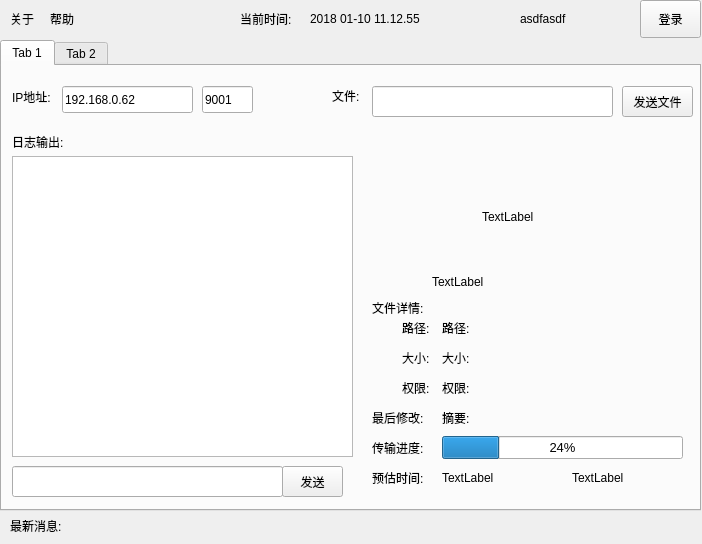
<?xml version="1.0" encoding="UTF-8"?>
<ui version="4.0">
 <class>MainWindow</class>
 <widget class="QMainWindow" name="MainWindow">
  <property name="geometry">
   <rect>
    <x>0</x>
    <y>0</y>
    <width>702</width>
    <height>544</height>
   </rect>
  </property>
  <property name="windowTitle">
   <string>MainWindow</string>
  </property>
  <widget class="QWidget" name="centralwidget">
   <widget class="QTabWidget" name="tabWidget">
    <property name="geometry">
     <rect>
      <x>0</x>
      <y>40</y>
      <width>701</width>
      <height>471</height>
     </rect>
    </property>
    <property name="toolTip">
     <string>&lt;html&gt;&lt;head/&gt;&lt;body&gt;&lt;p&gt;交易大厅&lt;/p&gt;&lt;/body&gt;&lt;/html&gt;</string>
    </property>
    <property name="whatsThis">
     <string>&lt;html&gt;&lt;head/&gt;&lt;body&gt;&lt;p&gt;交易&lt;/p&gt;&lt;/body&gt;&lt;/html&gt;</string>
    </property>
    <property name="currentIndex">
     <number>0</number>
    </property>
    <widget class="QWidget" name="widget">
     <attribute name="title">
      <string>Tab 1</string>
     </attribute>
     <widget class="QWidget" name="widget_2" native="true">
      <property name="geometry">
       <rect>
        <x>330</x>
        <y>10</y>
        <width>361</width>
        <height>41</height>
       </rect>
      </property>
      <widget class="QPushButton" name="pushButton_send_file">
       <property name="geometry">
        <rect>
         <x>290</x>
         <y>10</y>
         <width>71</width>
         <height>31</height>
        </rect>
       </property>
       <property name="text">
        <string>发送文件</string>
       </property>
      </widget>
      <widget class="QLabel" name="label_hq">
       <property name="geometry">
        <rect>
         <x>0</x>
         <y>4</y>
         <width>41</width>
         <height>31</height>
        </rect>
       </property>
       <property name="text">
        <string>文件:</string>
       </property>
      </widget>
      <widget class="QLineEdit" name="lineEdit_fname">
       <property name="geometry">
        <rect>
         <x>40</x>
         <y>10</y>
         <width>241</width>
         <height>31</height>
        </rect>
       </property>
      </widget>
      <widget class="QWidget" name="widget_6" native="true">
       <property name="geometry">
        <rect>
         <x>20</x>
         <y>40</y>
         <width>361</width>
         <height>41</height>
        </rect>
       </property>
       <widget class="QPushButton" name="pushButton_send_file_3">
        <property name="geometry">
         <rect>
          <x>290</x>
          <y>10</y>
          <width>71</width>
          <height>31</height>
         </rect>
        </property>
        <property name="text">
         <string>发送文件</string>
        </property>
       </widget>
       <widget class="QLabel" name="label_hq_2">
        <property name="geometry">
         <rect>
          <x>0</x>
          <y>4</y>
          <width>41</width>
          <height>31</height>
         </rect>
        </property>
        <property name="text">
         <string>文件:</string>
        </property>
       </widget>
       <widget class="QLineEdit" name="lineEdit_fname_3">
        <property name="geometry">
         <rect>
          <x>40</x>
          <y>10</y>
          <width>241</width>
          <height>31</height>
         </rect>
        </property>
       </widget>
      </widget>
     </widget>
     <widget class="QTextBrowser" name="textBrowser_log">
      <property name="geometry">
       <rect>
        <x>10</x>
        <y>90</y>
        <width>341</width>
        <height>301</height>
       </rect>
      </property>
     </widget>
     <widget class="QLabel" name="label_log">
      <property name="geometry">
       <rect>
        <x>10</x>
        <y>60</y>
        <width>71</width>
        <height>31</height>
       </rect>
      </property>
      <property name="text">
       <string>日志输出:</string>
      </property>
     </widget>
     <widget class="QWidget" name="widget_3" native="true">
      <property name="geometry">
       <rect>
        <x>10</x>
        <y>10</y>
        <width>301</width>
        <height>51</height>
       </rect>
      </property>
      <widget class="QLabel" name="label_recv">
       <property name="geometry">
        <rect>
         <x>0</x>
         <y>10</y>
         <width>61</width>
         <height>21</height>
        </rect>
       </property>
       <property name="text">
        <string>IP地址:</string>
       </property>
      </widget>
      <widget class="QLineEdit" name="lineEdit">
       <property name="geometry">
        <rect>
         <x>50</x>
         <y>10</y>
         <width>131</width>
         <height>27</height>
        </rect>
       </property>
       <property name="text">
        <string>192.168.0.62</string>
       </property>
      </widget>
      <widget class="QLineEdit" name="lineEdit_2">
       <property name="geometry">
        <rect>
         <x>190</x>
         <y>10</y>
         <width>51</width>
         <height>27</height>
        </rect>
       </property>
       <property name="text">
        <string>9001</string>
       </property>
      </widget>
     </widget>
     <widget class="QWidget" name="widget_my" native="true">
      <property name="geometry">
       <rect>
        <x>360</x>
        <y>90</y>
        <width>331</width>
        <height>341</height>
       </rect>
      </property>
      <widget class="QWidget" name="widget_file" native="true">
       <property name="geometry">
        <rect>
         <x>10</x>
         <y>140</y>
         <width>321</width>
         <height>201</height>
        </rect>
       </property>
       <widget class="QLabel" name="label_size">
        <property name="geometry">
         <rect>
          <x>30</x>
          <y>50</y>
          <width>33</width>
          <height>23</height>
         </rect>
        </property>
        <property name="text">
         <string>大小:</string>
        </property>
       </widget>
       <widget class="QLabel" name="label_fiel_all">
        <property name="geometry">
         <rect>
          <x>0</x>
          <y>0</y>
          <width>63</width>
          <height>23</height>
         </rect>
        </property>
        <property name="cursor">
         <cursorShape>ArrowCursor</cursorShape>
        </property>
        <property name="text">
         <string>文件详情:</string>
        </property>
       </widget>
       <widget class="QLabel" name="label_path">
        <property name="geometry">
         <rect>
          <x>30</x>
          <y>20</y>
          <width>33</width>
          <height>23</height>
         </rect>
        </property>
        <property name="text">
         <string>路径:</string>
        </property>
       </widget>
       <widget class="QLabel" name="label_auth">
        <property name="geometry">
         <rect>
          <x>30</x>
          <y>80</y>
          <width>33</width>
          <height>23</height>
         </rect>
        </property>
        <property name="text">
         <string>权限:</string>
        </property>
       </widget>
       <widget class="QLabel" name="label_sum">
        <property name="geometry">
         <rect>
          <x>0</x>
          <y>110</y>
          <width>63</width>
          <height>23</height>
         </rect>
        </property>
        <property name="text">
         <string>最后修改:</string>
        </property>
       </widget>
       <widget class="QLabel" name="label_path_2">
        <property name="geometry">
         <rect>
          <x>70</x>
          <y>20</y>
          <width>241</width>
          <height>23</height>
         </rect>
        </property>
        <property name="text">
         <string>路径:</string>
        </property>
       </widget>
       <widget class="QLabel" name="label_size_2">
        <property name="geometry">
         <rect>
          <x>70</x>
          <y>50</y>
          <width>81</width>
          <height>23</height>
         </rect>
        </property>
        <property name="text">
         <string>大小:</string>
        </property>
       </widget>
       <widget class="QLabel" name="label_auth_2">
        <property name="geometry">
         <rect>
          <x>70</x>
          <y>80</y>
          <width>241</width>
          <height>23</height>
         </rect>
        </property>
        <property name="text">
         <string>权限:</string>
        </property>
       </widget>
       <widget class="QLabel" name="label_sum_2">
        <property name="geometry">
         <rect>
          <x>70</x>
          <y>110</y>
          <width>241</width>
          <height>23</height>
         </rect>
        </property>
        <property name="text">
         <string>摘要:</string>
        </property>
       </widget>
       <widget class="QLabel" name="label_bar_info">
        <property name="geometry">
         <rect>
          <x>0</x>
          <y>140</y>
          <width>63</width>
          <height>23</height>
         </rect>
        </property>
        <property name="text">
         <string>传输进度:</string>
        </property>
       </widget>
       <widget class="QProgressBar" name="progressBa_send">
        <property name="geometry">
         <rect>
          <x>70</x>
          <y>140</y>
          <width>241</width>
          <height>23</height>
         </rect>
        </property>
        <property name="font">
         <font>
          <pointsize>10</pointsize>
         </font>
        </property>
        <property name="value">
         <number>24</number>
        </property>
       </widget>
       <widget class="QLabel" name="label_time_3">
        <property name="geometry">
         <rect>
          <x>0</x>
          <y>170</y>
          <width>63</width>
          <height>23</height>
         </rect>
        </property>
        <property name="text">
         <string>预估时间:</string>
        </property>
       </widget>
       <widget class="QLabel" name="label_time_2">
        <property name="geometry">
         <rect>
          <x>70</x>
          <y>170</y>
          <width>121</width>
          <height>23</height>
         </rect>
        </property>
        <property name="text">
         <string>TextLabel</string>
        </property>
       </widget>
       <widget class="QLabel" name="label_speed_2">
        <property name="geometry">
         <rect>
          <x>200</x>
          <y>170</y>
          <width>81</width>
          <height>23</height>
         </rect>
        </property>
        <property name="text">
         <string>TextLabel</string>
        </property>
       </widget>
      </widget>
      <widget class="QLabel" name="label_image">
       <property name="geometry">
        <rect>
         <x>120</x>
         <y>10</y>
         <width>101</width>
         <height>101</height>
        </rect>
       </property>
       <property name="text">
        <string>TextLabel</string>
       </property>
      </widget>
      <widget class="QLabel" name="label_file_name">
       <property name="geometry">
        <rect>
         <x>70</x>
         <y>110</y>
         <width>191</width>
         <height>31</height>
        </rect>
       </property>
       <property name="text">
        <string>TextLabel</string>
       </property>
      </widget>
     </widget>
     <widget class="QWidget" name="widget_4" native="true">
      <property name="geometry">
       <rect>
        <x>0</x>
        <y>400</y>
        <width>341</width>
        <height>31</height>
       </rect>
      </property>
      <widget class="QPushButton" name="pushButton_send_file_2">
       <property name="geometry">
        <rect>
         <x>280</x>
         <y>0</y>
         <width>61</width>
         <height>31</height>
        </rect>
       </property>
       <property name="text">
        <string>发送</string>
       </property>
      </widget>
      <widget class="QLineEdit" name="lineEdit_fname_2">
       <property name="geometry">
        <rect>
         <x>10</x>
         <y>0</y>
         <width>271</width>
         <height>31</height>
        </rect>
       </property>
      </widget>
     </widget>
    </widget>
    <widget class="QWidget" name="content_2">
     <property name="enabled">
      <bool>false</bool>
     </property>
     <attribute name="title">
      <string>Tab 2</string>
     </attribute>
    </widget>
   </widget>
   <widget class="QWidget" name="widget_head" native="true">
    <property name="geometry">
     <rect>
      <x>0</x>
      <y>0</y>
      <width>701</width>
      <height>38</height>
     </rect>
    </property>
    <widget class="QPushButton" name="pushButton_log">
     <property name="geometry">
      <rect>
       <x>640</x>
       <y>0</y>
       <width>61</width>
       <height>38</height>
      </rect>
     </property>
     <property name="text">
      <string>登录</string>
     </property>
    </widget>
    <widget class="QLabel" name="label_head_user">
     <property name="geometry">
      <rect>
       <x>520</x>
       <y>0</y>
       <width>101</width>
       <height>38</height>
      </rect>
     </property>
     <property name="text">
      <string>asdfasdf</string>
     </property>
    </widget>
    <widget class="QWidget" name="widget_head_2" native="true">
     <property name="geometry">
      <rect>
       <x>240</x>
       <y>0</y>
       <width>261</width>
       <height>38</height>
      </rect>
     </property>
     <widget class="QLabel" name="label_time">
      <property name="geometry">
       <rect>
        <x>0</x>
        <y>0</y>
        <width>68</width>
        <height>38</height>
       </rect>
      </property>
      <property name="text">
       <string>当前时间:</string>
      </property>
     </widget>
     <widget class="QLabel" name="label_time_content">
      <property name="geometry">
       <rect>
        <x>70</x>
        <y>0</y>
        <width>151</width>
        <height>38</height>
       </rect>
      </property>
      <property name="text">
       <string>2018 01-10 11.12.55</string>
      </property>
     </widget>
    </widget>
    <widget class="QWidget" name="widget_head_1" native="true">
     <property name="geometry">
      <rect>
       <x>0</x>
       <y>0</y>
       <width>191</width>
       <height>38</height>
      </rect>
     </property>
     <widget class="QLabel" name="label_about">
      <property name="geometry">
       <rect>
        <x>10</x>
        <y>0</y>
        <width>41</width>
        <height>38</height>
       </rect>
      </property>
      <property name="text">
       <string>关于</string>
      </property>
     </widget>
     <widget class="QLabel" name="label_help">
      <property name="geometry">
       <rect>
        <x>50</x>
        <y>0</y>
        <width>41</width>
        <height>38</height>
       </rect>
      </property>
      <property name="text">
       <string>帮助</string>
      </property>
     </widget>
    </widget>
   </widget>
   <widget class="QWidget" name="widget_5" native="true">
    <property name="geometry">
     <rect>
      <x>0</x>
      <y>510</y>
      <width>701</width>
      <height>31</height>
     </rect>
    </property>
    <widget class="QLabel" name="label_scroll">
     <property name="geometry">
      <rect>
       <x>80</x>
       <y>0</y>
       <width>611</width>
       <height>31</height>
      </rect>
     </property>
     <property name="text">
      <string/>
     </property>
    </widget>
    <widget class="QLabel" name="label_3">
     <property name="geometry">
      <rect>
       <x>10</x>
       <y>0</y>
       <width>71</width>
       <height>31</height>
      </rect>
     </property>
     <property name="text">
      <string>最新消息:</string>
     </property>
    </widget>
   </widget>
  </widget>
 </widget>
 <resources/>
 <connections/>
</ui>
